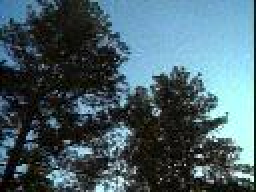
#> input picture project/sources/dataset/5100.jpg, 128 x 96 px (shown 2 times larger)
$ python program1.py ../../project/sources/dataset/5100.jpg
#> lines starting #> are read from the running program, lines starting #| are printed output that depends on the picture; after the words box and inside, x2 and y2 are one past the last pixel; in counts of white or black regions, pixels touching at a corner belong together
#!/usr/bin/env python3
# -*- coding: utf-8 -*-
"""
Created on Sun Oct 22 17:34:22 2017

@author: charusaxena
"""

import cv2

import numpy as np
import math
import sys


#get image and thn gray it and float32 convertion
infile = sys.argv[1]
img = cv2.imread(infile)
#> img is the input picture: shape (96, 128, 3); mean B, G, R 105.5, 96.5, 73
gray = cv2.cvtColor(img,cv2.COLOR_BGR2GRAY)
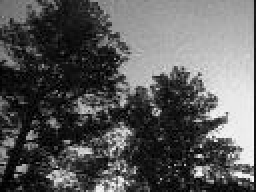
#> gray: shape (96, 128) (shown 2 times larger); min 0, max 250, mean 90.5
gray = np.float32(gray)

#detection of corners
distance = cv2.cornerHarris(gray,2,3,0.04)
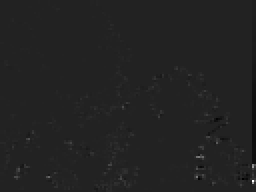
#> distance: shape (96, 128) float32 (shown 2 times larger); min -36322972, max 232967232, mean 501810.9; drawn with min black and max white
distance = cv2.dilate(distance,None)
ret, distance = cv2.threshold(distance,0.01*distance.max(),255,0)
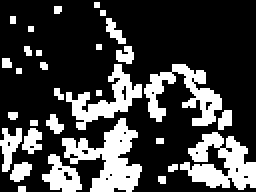
#> distance: shape (96, 128) float32 (shown 2 times larger); 26.2% white; 31 white regions (17 under 20 px), largest, box (x1, y1, x2, y2) and area: (31, 59, 71, 96) 685, (90, 66, 128, 95) 610, (72, 32, 111, 63) 508
#> ret = 2329672.3
dst = np.uint8(distance)

ret, l, s, c = cv2.connectedComponentsWithStats(dst)
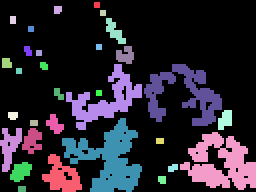
#> l: shape (96, 128) int32 (shown 2 times larger); 32 distinct labels, from 0 to 31; one colour per label, 0 black
#> ret = 32; s = 32 rows, first 6: [0, 0, 128, 96, 9070], [47, 1, 3, 3, 9], [27, 3, 4, 4, 15], [50, 5, 3, 3, 9], [5, 8, 3, 4, 12], [53, 9, 10, 13, 63]; c = 32 pairs, first value 2.83 to 112.2, second value 2 to 94

criteria = (cv2.TERM_CRITERIA_EPS + cv2.TERM_CRITERIA_MAX_ITER, 100, 0.001)
detected_corners = cv2.cornerSubPix(gray,np.float32(c),(5,5),(-1,-1),criteria)
#> detected_corners = 32 pairs, first value 2.3 to 113.5, second value 0.373 to 94

rows ,cols = detected_corners.shape
#> rows = 32; cols = 2
sqrt1 = math.ceil(math.pow(rows,1/3))
#> sqrt1 = 4

obj = np.zeros((sqrt1 *sqrt1*sqrt1,3), np.float32)
obj[:,:3] = np.mgrid[0:sqrt1,0:sqrt1,0:sqrt1].T.reshape(-1,3)

infile = open('points_generated.txt','w')

for i,j in zip(obj,detected_corners):
        X,Y,Z = i
        xi,yi = j.ravel()
        t = str(X) +" " + str(Y) + " "+str(Z) +" " + str(xi) + " " +str(yi)
        infile.write(t+'\n')
#> this loop made 32 passes
#> (X, Y, Z, xi, yi, t) on passes 1 to 11: (0, 0, 0, 63.41, 41.29, '0.0 0.0 0.0 63.4129 41.292942'), (1, 0, 0, 45.15, 0.373, '1.0 0.0 0.0 45.146183 0.37334695'), (2, 0, 0, 27.75, 3.42, '2.0 0.0 0.0 27.746967 3.415879'), (3, 0, 0, 51, 6, '3.0 0.0 0.0 51.0 6.0'), (0, 1, 0, 4.78, 10.21, '0.0 1.0 0.0 4.7754946 10.209658'), (1, 1, 0, 55.25, 15.94, '1.0 1.0 0.0 55.246258 15.938832'), (2, 1, 0, 12.63, 12.69, '2.0 1.0 0.0 12.630467 12.689637'), (3, 1, 0, 13.5, 25, '3.0 1.0 0.0 13.5 25.0'), (0, 2, 0, 46.74, 24.41, '0.0 2.0 0.0 46.73963 24.406202'), (1, 2, 0, 61.7, 28.81, '1.0 2.0 0.0 61.696156 28.805428'), (2, 2, 0, 19, 26, '2.0 2.0 0.0 19.0 26.0')

print("a file is generated!")
infile.close()
cv2.destroyAllWindows()

$ run again, on project/sources/dataset/6079.jpg
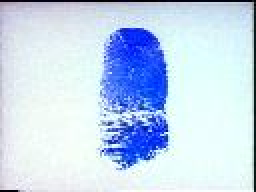
#> input picture project/sources/dataset/6079.jpg, 128 x 96 px (shown 2 times larger)
#> img is the input picture: shape (96, 128, 3); mean B, G, R 238.3, 215.1, 196
#> `ret, distance = cv2.threshold(distance,0.01*distance.max(),255,0)`:
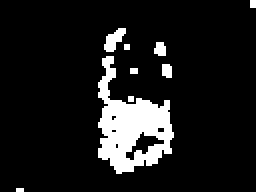
#> distance: shape (96, 128) float32 (shown 2 times larger); 10.5% white; 9 white regions (5 under 20 px), largest, box (x1, y1, x2, y2) and area: (49, 28, 87, 87) 1102, (52, 14, 63, 26) 74, (77, 21, 83, 28) 35, (81, 32, 86, 39) 32
#> `ret, distance = cv2.threshold(distance,0.01*distance.max(),255,0)`: ret = 697003.7
#> `ret, l, s, c = cv2.connectedComponentsWithStats(dst)`:
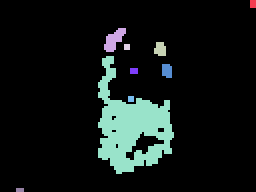
#> l: shape (96, 128) int32 (shown 2 times larger); 10 distinct labels, from 0 to 9; one colour per label, 0 black
#> `ret, l, s, c = cv2.connectedComponentsWithStats(dst)`: ret = 10; s = [[0, 0, 128, 96, 10995], [125, 0, 3, 4, 12], [52, 14, 11, 12, 74], [77, 21, 6, 7, 35], [62, 22, 3, 3, 9], [49, 28, 38, 59, 1102], [81, 32, 5, 7, 32], [65, 34, 4, 3, 12], [64, 48, 3, 3, 9], [8, 94, 4, 2, 8]]; c = [[63.25, 46.28], [126, 1.5], [56.61, 19.43], [79.69, 24.14], [63, 23], [65.1, 63.11], [83.03, 34.91], [66.5, 35], [65, 49], [9.5, 94.5]]
#> detected_corners = [[63.25, 46.28], [126.1, 0.612], [56.98, 15.51], [79.73, 22.53], [63, 23], [63.29, 60.71], [82.59, 32.36], [65.35, 35.26], [65, 49], [8.76, 94.5]]
#> the loop `for i,j in zip(obj,detected_corners):` made 10 passes
#> (X, Y, Z, xi, yi, t) on passes 1 to 7: (0, 0, 0, 63.25, 46.28, '0.0 0.0 0.0 63.24511 46.283493'), (1, 0, 0, 126.1, 0.612, '1.0 0.0 0.0 126.14781 0.61216134'), (2, 0, 0, 56.98, 15.51, '2.0 0.0 0.0 56.982845 15.514474'), (0, 1, 0, 79.73, 22.53, '0.0 1.0 0.0 79.732376 22.52543'), (1, 1, 0, 63, 23, '1.0 1.0 0.0 63.0 23.0'), (2, 1, 0, 63.29, 60.71, '2.0 1.0 0.0 63.291615 60.708683'), (0, 2, 0, 82.59, 32.36, '0.0 2.0 0.0 82.59139 32.35766')

$ run again, on project/sources/dataset/6225.jpg
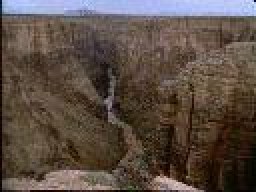
#> input picture project/sources/dataset/6225.jpg, 128 x 96 px (shown 2 times larger)
#> img is the input picture: shape (96, 128, 3); mean B, G, R 68.7, 77.5, 91.1
#> `ret, distance = cv2.threshold(distance,0.01*distance.max(),255,0)`:
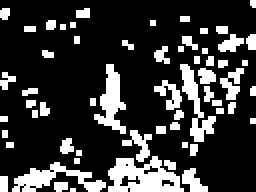
#> distance: shape (96, 128) float32 (shown 2 times larger); 21.6% white; 60 white regions (30 under 20 px), largest, box (x1, y1, x2, y2) and area: (54, 78, 92, 96) 431, (6, 81, 53, 96) 289, (47, 32, 63, 67) 264
#> `ret, distance = cv2.threshold(distance,0.01*distance.max(),255,0)`: ret = 104574.6
#> `ret, l, s, c = cv2.connectedComponentsWithStats(dst)`:
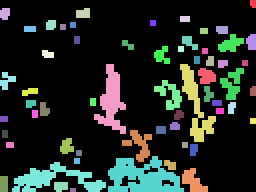
#> l: shape (96, 128) int32 (shown 2 times larger); 61 distinct labels, from 0 to 60; one colour per label, 0 black
#> `ret, l, s, c = cv2.connectedComponentsWithStats(dst)`: ret = 61; s = 61 rows, first 6: [0, 0, 128, 96, 9630], [125, 0, 3, 4, 11], [0, 4, 5, 6, 26], [38, 4, 7, 5, 31], [90, 8, 5, 3, 15], [23, 10, 5, 5, 23]; c = 61 pairs, first value 1.5 to 126.1, second value 1.36 to 94.5
#> detected_corners = 61 pairs, first value 0.106 to 126.4, second value 0.308 to 94.46
#> the loop `for i,j in zip(obj,detected_corners):` made 61 passes
#> (X, Y, Z, xi, yi, t) on passes 1 to 7: (0, 0, 0, 62.16, 44.33, '0.0 0.0 0.0 62.163967 44.32835'), (1, 0, 0, 126.4, 0.308, '1.0 0.0 0.0 126.4217 0.3081445'), (2, 0, 0, 0.606, 5.42, '2.0 0.0 0.0 0.60583395 5.4209337'), (3, 0, 0, 43.79, 5.13, '3.0 0.0 0.0 43.79355 5.130067'), (0, 1, 0, 92.59, 7.42, '0.0 1.0 0.0 92.59383 7.4219284'), (1, 1, 0, 25, 12, '1.0 1.0 0.0 25.0 12.0'), (2, 1, 0, 36, 12, '2.0 1.0 0.0 36.0 12.0')

$ run again, on project/sources/dataset/6294.jpg
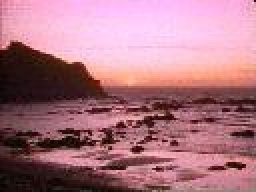
#> input picture project/sources/dataset/6294.jpg, 128 x 96 px (shown 2 times larger)
#> img is the input picture: shape (96, 128, 3); mean B, G, R 129.1, 117, 170.7
#> `ret, distance = cv2.threshold(distance,0.01*distance.max(),255,0)`:
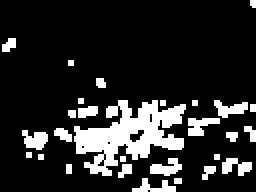
#> distance: shape (96, 128) float32 (shown 2 times larger); 15.8% white; 28 white regions (13 under 20 px), largest, box (x1, y1, x2, y2) and area: (37, 50, 93, 88) 1040, (94, 59, 110, 68) 89, (11, 65, 24, 75) 88
#> `ret, distance = cv2.threshold(distance,0.01*distance.max(),255,0)`: ret = 455130
#> `ret, l, s, c = cv2.connectedComponentsWithStats(dst)`:
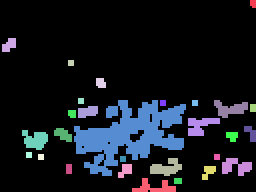
#> l: shape (96, 128) int32 (shown 2 times larger); 29 distinct labels, from 0 to 28; one colour per label, 0 black
#> `ret, l, s, c = cv2.connectedComponentsWithStats(dst)`: ret = 29; s = 29 rows, first 6: [0, 0, 128, 96, 10341], [125, 0, 3, 4, 11], [1, 19, 7, 7, 35], [34, 30, 3, 3, 9], [48, 39, 5, 5, 22], [39, 49, 3, 3, 9]; c = 29 pairs, first value 4.14 to 126.1, second value 1.36 to 93.19
#> detected_corners = 29 pairs, first value 6.65 to 126.5, second value 0.376 to 92.62
#> the loop `for i,j in zip(obj,detected_corners):` made 29 passes
#> (X, Y, Z, xi, yi, t) on passes 1 to 7: (0, 0, 0, 64.14, 42.67, '0.0 0.0 0.0 64.14135 42.67295'), (1, 0, 0, 126.5, 0.376, '1.0 0.0 0.0 126.52364 0.37609112'), (2, 0, 0, 6.65, 19.79, '2.0 0.0 0.0 6.64716 19.787695'), (3, 0, 0, 33.97, 31.24, '3.0 0.0 0.0 33.96581 31.236553'), (0, 1, 0, 48.04, 39.68, '0.0 1.0 0.0 48.03523 39.67738'), (1, 1, 0, 40, 50, '1.0 1.0 0.0 40.0 50.0'), (2, 1, 0, 64.1, 66.83, '2.0 1.0 0.0 64.1 66.82596')
